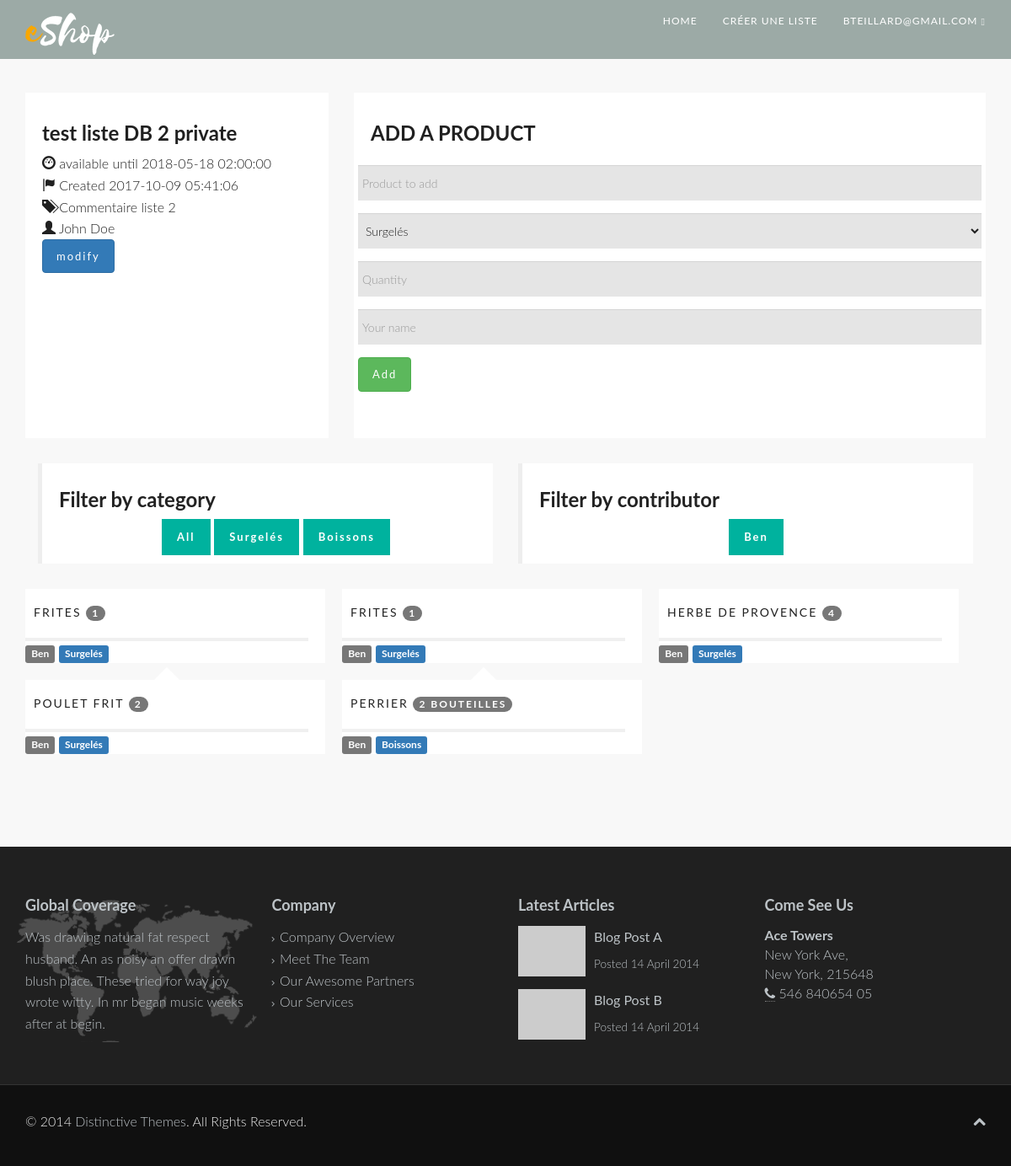
Screenshot of /web/v2/page.php?page=showlist&listeUrl=ZERTTY (signed in) with the database file from the repository.
### tables this page shows
CREATE TABLE `listes` (
  `id` int(11) NOT NULL,
  `label` varchar(255) NOT NULL,
  `date_creation` timestamp NOT NULL DEFAULT CURRENT_TIMESTAMP,
  `date_echeance` timestamp NOT NULL DEFAULT '0000-00-00 00:00:00',
  `commentaires` text,
  `nom_admin` varchar(255) NOT NULL,
  `mail_admin` varchar(255) NOT NULL,
  `public` int(11) NOT NULL,
  `url` varchar(200) NOT NULL,
  `admin_url` varchar(255) NOT NULL
);

CREATE TABLE `categories` (
  `id` int(11) NOT NULL,
  `label_en` varchar(255) DEFAULT NULL,
  `label_fr` varchar(255) DEFAULT NULL
);

CREATE TABLE `items` (
  `id` int(11) NOT NULL,
  `label` varchar(255) NOT NULL,
  `quantity` varchar(255) NOT NULL,
  `category_id` int(11) NOT NULL,
  `liste_id` int(11) NOT NULL,
  `author` varchar(255) NOT NULL
);

### web/v2/html/showlist.php (the view, shortened to what the rows shown need)
<?php
$url = NULL;
$admin = false;
$getVar = "";
$run  = false;
$error = array();
$lang = "en";
$listeCat = Engine::getCategories();
$htmlListeCat = "<select name='Categorie' id='Categorie[]' class='form-control'>";
foreach ($listeCat as $key => $category) {
  $htmlListeCat .= "<option value='".$category->getId()."'>".$category->getLabel($lang)."</option>";
}
$htmlListeCat .= "</select>";
if(isset($_GET['listeUrl'])){
  $getVar = "url";
  if($_GET['listeUrl'] <> ""){
    $url = Securite::getField('GET','listeUrl');
  }else{
    array_push($error, "id liste manquant");
  }
}else if(isset($_GET['listeUrlAdmin'])){
  $admin = true;
  $getVar = "admin_url";
  if($_GET['listeUrlAdmin'] <> ""){
    $url = Securite::getField('GET','listeUrlAdmin');
  }else{
    array_push($error, "id liste admin manquant");
  }
}else{
  array_push($error, "Aucune liste demandée");
}
if($url <> NULL){
  $booListExist = Liste::isListExist($getVar,$url);
  if($booListExist){
      $list = new Liste();
      $list = Liste::getOneList($getVar,$url);
      $arrItems = $list->getItems();
      $run = true;
      $arrCat = array();
      $arrAuthor = array();
      foreach ($arrItems as $item){
          array_push($arrCat, $item->getItemCategoryId());
          array_push($arrAuthor, $item->getItemAuthor());
      }
      $arrCat = array_unique($arrCat);
      $arrAuthor = array_unique($arrAuthor);
  }else if(!$booListExist){
      array_push($error, "La liste demandée n'existe pas");
      $run = false;
  }else if($booListExist == NULL){
      array_push($error, "Erreur, plusieurs listes semblent exister avec cet ID");
      $run = false;
  }else{
    array_push($error, "Erreur incconue");
    $run = false;
  }
  if($run){
    if($connected){
      if($getVar == "url" && $mail == $list->getAdminEmail()){
        $admin = true;
      }
    }
  }
}
?>
<?php if($run){ ?>
<div id="content-wrapper">
    <section id="about-us" class="white">
        <div class="container">
            <div class="row">
                <div class="col-md-4 fade-up">
                  <div class="tile-progress tile-red bounce-in">
                      <div class="tile-header">
                        <h3><?php echo $list->getListeName(); ?></h3>
                        <span class="glyphicon glyphicon-dashboard"></span> available until <?php echo $list->getEndDate(); ?><br/>
                        <span class="glyphicon glyphicon-flag"></span> Created <?php echo $list->getCreationDate(); ?><br/>
                        <span class="glyphicon glyphicon-tags"></span> <?php echo $list->getDescription(); ?><br/>
                        <span class="glyphicon glyphicon-user"></span> <?php echo $list->getAdminName(); ?><br/>
                        <?php if($admin){ ?>
                            <a class="btn btn-primary" href='page.php?page=updatelist&listeUrlAdmin=<?php echo $list->getAdminUrl(); ?>'>modify</a>
                        <?php } ?>
                      </div>
                  </div>
                </div>
                <div class="col-md-8 fade-up">
                  <div class="tile-progress tile-red bounce-in">
                      <div class="tile-header">
                          <h3>ADD A PRODUCT</h3>
                          <form method="POST" id="contact-form" class="form-horizontal" action="engine.php?action=addItem" >
                              <div class="form-group">
                                  <input type="text" name="Product" id="Product" class="form-control" placeholder="Product to add" required/>
                              </div>
                              <div class="form-group">
                                  <?php echo $htmlListeCat; ?>
                              </div>
                              <div class="form-group">
                                  <input type="text" name="Quantity" id="Quantity" class="form-control" placeholder="Quantity" required/>
                              </div>
                              <div class="form-group">
                                  <input type="text" name="Author" id="Author" class="form-control" placeholder="Your name" required/>
                              </div>
                              <div class="form-group">
                                  <input type="submit" name="submit" value="Add" class="btn btn-success" />
                              </div>
                          </form>
                      </div>
                  </div>
                </div>
                <div class="col-md-12">
                  <div class="testimonial-list-item col-md-6">
                      <blockquote>
                        <h3>Filter by category</h3>
                        <ul class="portfolio-filter fade-down center">
                            <li><a class="btn btn-outlined btn-primary active" href="#" data-filter="*">All</a></li>
                            <?php foreach ($arrCat as $cat) { ?>
                              <li><a class="btn btn-outlined btn-primary active" href="#" data-filter=".cat-<?php echo $cat; ?>"><?php echo $listeCat[$cat]->getLabel($lang); ?></a></li>
                            <?php }?>
                        </ul>
                      </blockquote>
                  </div>
                  <div class="testimonial-list-item col-md-6">
                      <blockquote>
                        <h3>Filter by contributor</h3>
                        <ul class="portfolio-filter fade-down center">
                            <?php foreach ($arrAuthor as $author) { ?>
                              <li><a class="btn btn-outlined btn-primary active" href="#" data-filter=".author-<?php echo Ihm::cleanString($author); ?>"><?php echo $author; ?></a></li>
                            <?php } ?>
                        </ul>
                      </blockquote>
                  </div>
                </div>
                <div class="col-md-12">
                  <ul class="portfolio-items col-3 col-sm-12 isotope fade-up">
                    <?php
                    foreach ($arrItems as $item){ ?>
                        <li class="portfolio-item <?php echo "cat-".$item->getItemCategoryId(); ?> <?php echo "author-".Ihm::cleanString($item->getItemAuthor()); ?>">
                            <div class="item-inner">
                                <h5><?php echo $item->getItemlabel(); ?> <span class="badge"><?php echo $item->getItemQty(); ?></span></h5>
                                <span class="label label-default"><?php echo $item->getItemAuthor(); ?></span>
                                <span class="label label-primary"><?php echo $listeCat[$item->getItemCategoryId()]->getLabel($lang); ?></span>
                            </div>
                        </li>
                    <?php } ?>
                  </ul>
                </div>
            </div>
          </div>
    </section>
</div>
<?php } ?>

### rows the page displays
listes: label "test liste DB 2 private", date_echeance "2018-05-18 02:00:00", date_creation "2017-10-09 05:41:06", commentaires "Commentaire liste 2", nom_admin "John Doe"
categories: label_en "Surgelés"
categories: label_en "Boissons"
items: label "FRITES", quantity "1", author "Ben", category.label_en "Surgelés"
items: label "FRITES", quantity "1", author "Ben", category.label_en "Surgelés"
items: label "HERBE DE PROVENCE", quantity "4", author "Ben", category.label_en "Surgelés"
items: label "POULET FRIT", quantity "2", author "Ben", category.label_en "Surgelés"
items: label "PERRIER", quantity "2 BOUTEILLES", author "Ben", category.label_en "Boissons"

### other values shown
$mail "BTEILLARD@GMAIL.COM"
$author "Ben"
form field Categorie "Surgelés"
